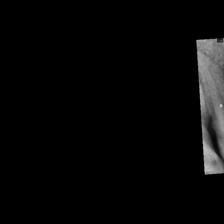
%> input picture Dataset/two_label_data_forCNN_v1/peri endo/023_1.jpg_flipped_horizontal.jpg, 224 x 224 px; its folder holds only this picture in this run
$ octave data_enhancement_resize.m   (GNU Octave 9; MATLAB toolbox functions it lacks are replaced by stand-ins)
%> lines starting %> are read from the running program, lines starting %| are printed output that depends on the picture

% 設定原始圖片資料夾
%original_folder = "E:\Lab\share\dataset\two_label_data_forCNN_v23\clean\normal";
%original_folder = "E:\Lab\share\dataset\two_label_data_forCNN_v23\clean\apical lesion";
%original_folder = "E:\Lab\share\dataset\two_label_data_forCNN_v23\clean\peri endo";

original_folder = "E:\Lab\share\dataset\two_label_data_forCNN_v23\clean_v4\peri endo";


% 設定增強後圖片保存資料夾
%enhanced_folder = "E:\Lab\share\dataset\two_label_data_forCNN_v23\clean_final\normal";
%enhanced_folder = "E:\Lab\share\dataset\two_label_data_forCNN_v23\clean_final\apical lesion";
%enhanced_folder = "E:\Lab\share\dataset\two_label_data_forCNN_v23\clean_final\peri endo";

enhanced_folder = "E:\Lab\share\dataset\two_label_data_forCNN_v23\clean_final_v4\peri endo";


% 確保保存資料夾存在
if ~exist(enhanced_folder, 'dir')
    mkdir(enhanced_folder);
end

% 取得原始資料夾下所有圖片
image_files = dir(fullfile(original_folder, '*.jpg'));

% 迴圈處理每張圖片
for i = 1:length(image_files)
    % 讀取原始圖片
    original_image = imread(fullfile(original_folder, image_files(i).name));
%> original_image is the input picture: size 224x224x3 uint8; min 0, max 196, mean 7.3

    % 將原始圖片轉換成灰階
    gray_image = rgb2gray(original_image);

    % 將灰階圖像的通道複製兩次以產生三個相同的通道
    color_image = repmat(gray_image, [1, 1, 3]);

    % 調整圖片大小至224*224
    resized_image = imresize(color_image, [224, NaN]);

    % 計算填充黑色的寬度和高度
    padding_width = floor((224 - size(resized_image, 2)) / 2);
%> padding_width = 0
    padding_height = floor((224 - size(resized_image, 1)) / 2);
%> padding_height = 0

    % 填充黑色
    resized_image_padded = padarray(resized_image, [padding_height, padding_width], 0, 'both');

    % 保存處理後的圖片至resized_folder
    imwrite(resized_image_padded, fullfile(enhanced_folder, strcat(image_files(i).name)));
end

% 迴圈處理每張圖片
for i = 1:length(image_files)
    % 讀取原始圖片
    original_image = imread(fullfile(enhanced_folder, image_files(i).name));
%> original_image: size 224x224x3 uint8; min 0, max 196, mean 7.3; mean of the top-left, top-right, bottom-left and bottom-right quarters 0, 18.4, 0, 10.9

    % 資料增強：水平翻轉
    flipped_horizontal = flip(original_image, 2);
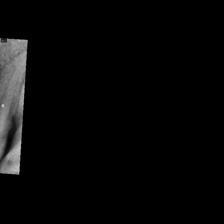
%> flipped_horizontal: size 224x224x3 uint8; min 0, max 196, mean 7.3; mean of the top-left, top-right, bottom-left and bottom-right quarters 18.4, 0, 10.9, 0
    imwrite(flipped_horizontal, fullfile(enhanced_folder, strcat(image_files(i).name, '_flipped_horizontal.jpg')));


    % 資料增強：垂直翻轉
    flipped_vertical = flip(original_image, 1);
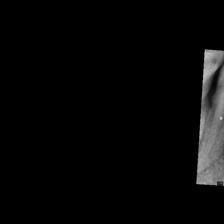
%> flipped_vertical: size 224x224x3 uint8; min 0, max 196, mean 7.3; mean of the top-left, top-right, bottom-left and bottom-right quarters 0, 10.9, 0, 18.4
    imwrite(flipped_vertical, fullfile(enhanced_folder, strcat( image_files(i).name,'_flipped_vertical.jpg')));

    % 資料增強：水平和垂直翻轉
    flipped_both = flip(flipped_horizontal, 1);
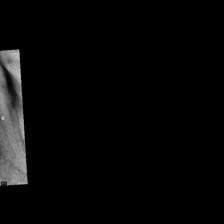
%> flipped_both: size 224x224x3 uint8; min 0, max 196, mean 7.3; mean of the top-left, top-right, bottom-left and bottom-right quarters 10.9, 0, 18.4, 0
    imwrite(flipped_both, fullfile(enhanced_folder, strcat( image_files(i).name,'_flipped_both.jpg')));

    %  % 資料增強：逆時針旋轉90度
    rotated_90 = imrotate(original_image, 90);
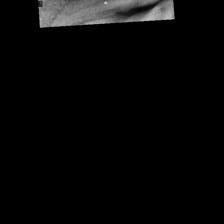
%> rotated_90: size 224x224x3 uint8; min 0, max 196, mean 7.3; mean of the top-left, top-right, bottom-left and bottom-right quarters 18.4, 10.9, 0, 0
    imwrite(rotated_90, fullfile(enhanced_folder, strcat(image_files(i).name, '_rotated_90.jpg')));
    %
    % % 資料增強：逆時針旋轉270度
    rotated_270 = imrotate(original_image, 270);
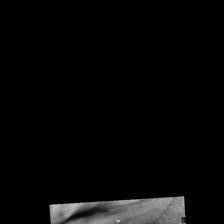
%> rotated_270: size 224x224x3 uint8; min 0, max 196, mean 7.3; mean of the top-left, top-right, bottom-left and bottom-right quarters 0, 0, 10.9, 18.4
    imwrite(rotated_270, fullfile(enhanced_folder, strcat(image_files(i).name, '_rotated_270.jpg')));

end

$ run again, on Dataset/two_label_data_forCNN_v1/peri endo/055_2.jpg_flipped_horizontal.jpg
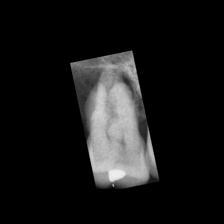
%> input picture Dataset/two_label_data_forCNN_v1/peri endo/055_2.jpg_flipped_horizontal.jpg, 224 x 224 px
%> original_image is the input picture: size 224x224x3 uint8; min 0, max 244, mean 23.7
%> `rotated_90 = imrotate(original_image, 90);`:
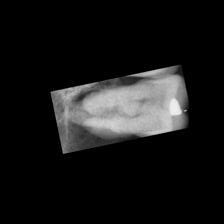
%> rotated_90: size 224x224x3 uint8; min 0, max 244, mean 23.7; mean of the top-left, top-right, bottom-left and bottom-right quarters 17.7, 36.2, 18, 23.1
%> `rotated_270 = imrotate(original_image, 270);`:
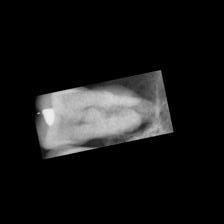
%> rotated_270: size 224x224x3 uint8; min 0, max 244, mean 23.7; mean of the top-left, top-right, bottom-left and bottom-right quarters 23.1, 18, 36.2, 17.7

$ run again, on Dataset/two_label_data_forCNN_v1/peri endo/063_2.jpg_flipped_horizontal.jpg
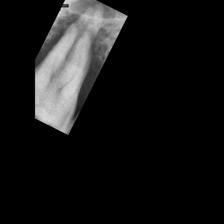
%> input picture Dataset/two_label_data_forCNN_v1/peri endo/063_2.jpg_flipped_horizontal.jpg, 224 x 224 px
%> original_image is the input picture: size 224x224x3 uint8; min 0, max 225, mean 22.2
%> `flipped_both = flip(flipped_horizontal, 1);`:
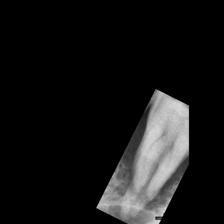
%> flipped_both: size 224x224x3 uint8; min 0, max 225, mean 22.2; mean of the top-left, top-right, bottom-left and bottom-right quarters 0, 8.4, 3.9, 76.3
%> `rotated_270 = imrotate(original_image, 270);`:
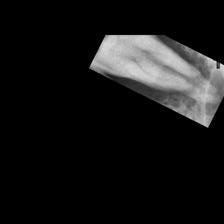
%> rotated_270: size 224x224x3 uint8; min 0, max 225, mean 22.2; mean of the top-left, top-right, bottom-left and bottom-right quarters 8.4, 76.3, 0, 3.9

$ run again, on Dataset/two_label_data_forCNN_v1/peri endo/071_0.jpg
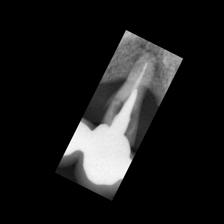
%> input picture Dataset/two_label_data_forCNN_v1/peri endo/071_0.jpg, 224 x 224 px
%> original_image is the input picture: size 224x224x3 uint8; min 0, max 255, mean 28.3
%> `flipped_vertical = flip(original_image, 1);`:
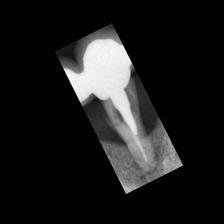
%> flipped_vertical: size 224x224x3 uint8; min 0, max 255, mean 28.3; mean of the top-left, top-right, bottom-left and bottom-right quarters 44.5, 25.1, 3.7, 39.9
%> `rotated_270 = imrotate(original_image, 270);`:
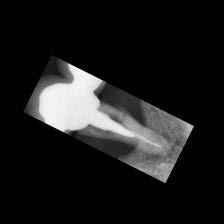
%> rotated_270: size 224x224x3 uint8; min 0, max 255, mean 28.3; mean of the top-left, top-right, bottom-left and bottom-right quarters 44.5, 3.7, 25.1, 39.9
